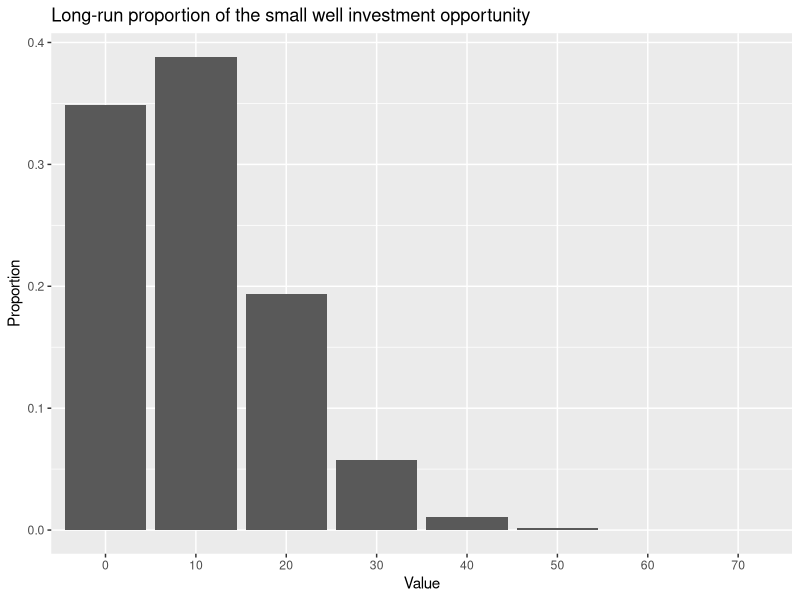

Write the R code that produced this figure.
## ---- chunk 1
big_well <- function(N) 100*rbinom(N, 1, 0.1)
sma_well <- function(N)  10*rbinom(N, 10, 0.1)

set.seed(23459874) # What does set.seed do?
big_well(10)

##  [1] 100 100   0   0   0   0   0   0   0   0

sma_well(10)

##  [1] 10  0  0 10  0  0  0  0 20  0

big_well(1E6) |> 
  table() 

## 
##      0    100 
## 899848 100152

big_well(1E6) |>
  table() |>
  proportions()

## 
##       0     100 
## 0.90008 0.09992
## ---- chunk 2
sma_well(1E6) |>
  table() |>
  proportions()
## ---- chunk 3
# new package needed 
# install.packages("ggplot2")
library(ggplot2)

# place proportions into a new variable 

sma_proportions <- sma_well(1E6) |>
  table() |>
  proportions()

# create a data frame to input into a table

sma_df <- data.frame(value = as.numeric(names(sma_proportions)),
                     proportion = as.numeric(sma_proportions))
# use ggplot to graph

ggplot(sma_df, aes(x = factor(value), y = proportion)) +
  geom_bar(stat = "identity") +
  labs(title = "Long-run proportion of the small well investment opportunity",
       x = "Value",
       y = "Proportion")

